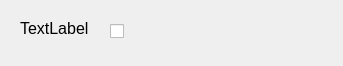
<?xml version="1.0" encoding="UTF-8"?>
<ui version="4.0">
 <class>Form</class>
 <widget class="QWidget" name="Form">
  <property name="geometry">
   <rect>
    <x>0</x>
    <y>0</y>
    <width>343</width>
    <height>66</height>
   </rect>
  </property>
  <property name="windowTitle">
   <string>Form</string>
  </property>
  <widget class="QLabel" name="name_label">
   <property name="geometry">
    <rect>
     <x>20</x>
     <y>20</y>
     <width>111</width>
     <height>16</height>
    </rect>
   </property>
   <property name="font">
    <font>
     <pointsize>12</pointsize>
    </font>
   </property>
   <property name="text">
    <string>TextLabel</string>
   </property>
  </widget>
  <widget class="QCheckBox" name="checkBox">
   <property name="geometry">
    <rect>
     <x>110</x>
     <y>20</y>
     <width>74</width>
     <height>22</height>
    </rect>
   </property>
   <property name="text">
    <string/>
   </property>
  </widget>
 </widget>
 <resources/>
 <connections/>
</ui>
